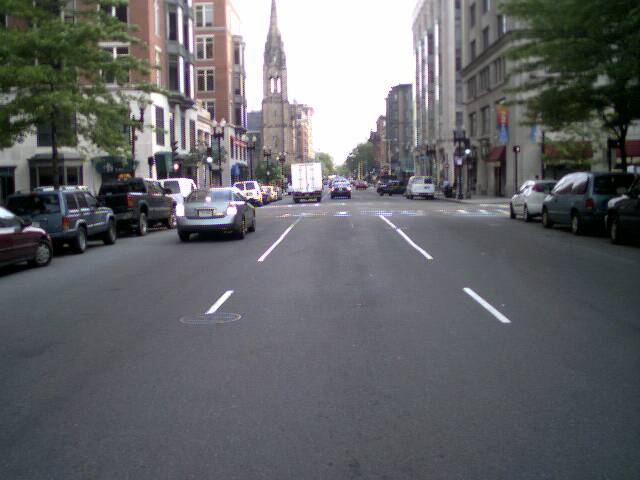
%> input picture bispectrumcode/matlab/twodbispectrum/street1.jpg, 640 x 480 px
$ octave --eval "result = whiten_contnorm(rgb2gray(imread('../street1.jpg')));"   (GNU Octave 9; MATLAB toolbox functions it lacks are replaced by stand-ins)
%> lines starting %> are read from the running program, lines starting %| are printed output that depends on the picture

% Whiten and contrast normalize an image...
function imn = whiten_contnorm(im,doCN,doPlot)

if nargin<2, doCN=true; end
if nargin<3, doPlot=false; end

% Convert to frequency domain...
imf=fftshift(fft2(im));
impf=abs(imf).^2;

N = min(size(im));
%> N = 480
fxvec=-size(im,1)/2:size(im,1)/2-1;
%> fxvec = 480 values from -240 to 239
fyvec=-size(im,2)/2:size(im,2)/2-1;
%> fyvec = 640 values from -320 to 319

% Whitening Filter
[fx fy] = meshgrid(fyvec,fxvec);
[theta rho]=cart2pol(fx,fy);
filtf = rho.*exp(-0.5*(rho/(0.7*N/2)).^2);
% filtf = rho.*exp(-0.5*(rho/(10*N/2)).^2);
% filtf(rho==1)=0;
% keyboard

imwf = filtf.*imf;
imwpf = abs(imwf).^2;
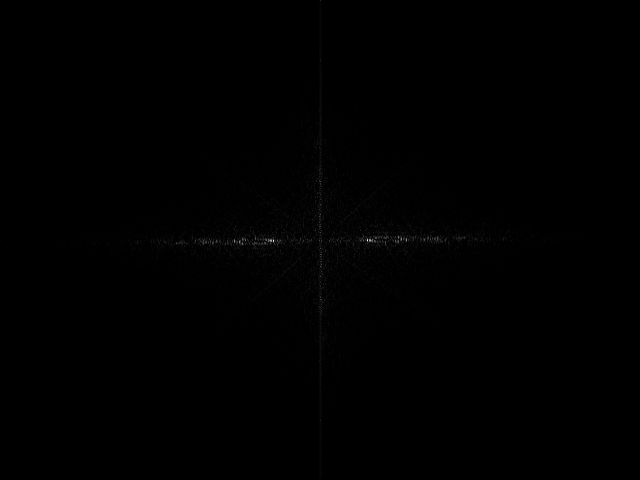
%> imwpf: size 480x640 double; min 0, max 1.86e+14, mean 4.58e+11; drawn with min black and max white
imw = ifft2(fftshift(imwf));
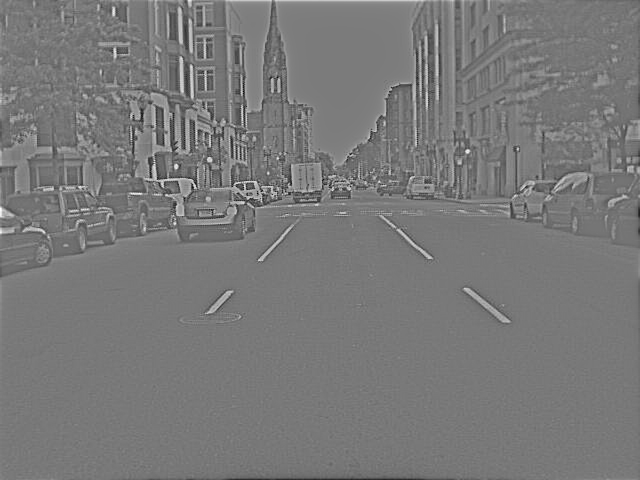
%> imw: size 480x640 double; min -10305.2, max 11366.9, mean 0; drawn with min black and max white

if doCN
    % Contrast normalize
    D=16;
    [x y] = meshgrid(-D/2:D/2-1);
    G = exp(-0.5*((x.^2+y.^2)/(D/2)^2));
    G = G/sum(G(:));
    imv = conv2(imw.^2,G,'same');
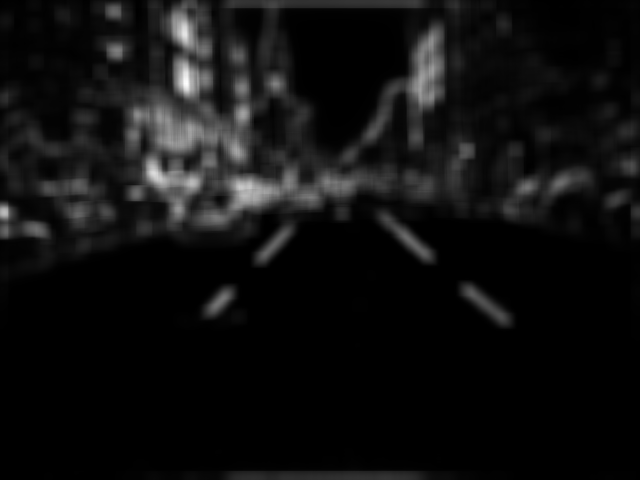
%> imv: size 480x640 double; min 1962, max 22327414.7, mean 1434702.7; drawn with min black and max white

    imn = imw./sqrt(imv);
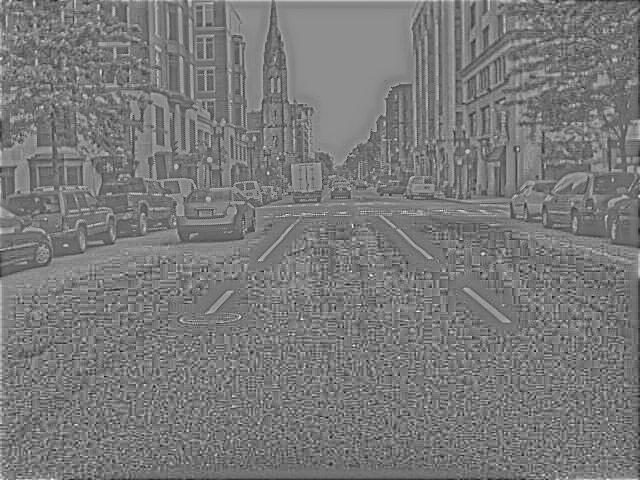
%> imn: size 480x640 double; min -5.65, max 6.14, mean -0.0198; drawn with min black and max white
    imnf=fftshift(fft2(imn));
    imnpf=abs(imnf).^2;
    imn = real(imn);
else
    imnpf=imwpf;
    imn = real(imw);
end

if doPlot
    subplot(3,2,1)
    imagesc(im), axis image off
    title('Original')
    colormap gray
    subplot(3,2,2)
    imagesc(fxvec,fyvec,log10(impf)), axis xy
    subplot(3,2,3)
    imagesc(real(imw)), axis image off
    title('Whitened')
    subplot(3,2,4)
    imagesc(fxvec,fyvec,log10(imwpf)), axis xy
    if doCN
        subplot(3,2,5)
        imagesc(real(imn)), axis image off
        title('Whitened+ContrastNorm')
        subplot(3,2,6)
        imagesc(fxvec,fyvec,log10(imnpf)), axis xy
    end
end
